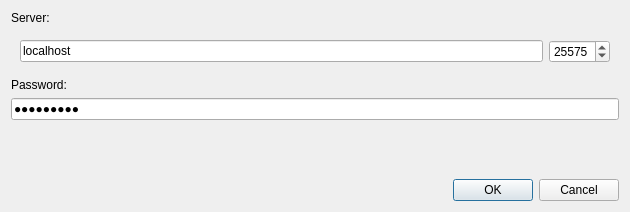
<?xml version="1.0" encoding="UTF-8"?>
<ui version="4.0">
 <class>ConnectDialog</class>
 <widget class="QDialog" name="ConnectDialog">
  <property name="geometry">
   <rect>
    <x>0</x>
    <y>0</y>
    <width>630</width>
    <height>212</height>
   </rect>
  </property>
  <property name="windowTitle">
   <string>Connect to a server</string>
  </property>
  <property name="windowIcon">
   <iconset resource="icons.qrc">
    <normaloff>:/favicon.ico</normaloff>:/favicon.ico</iconset>
  </property>
  <layout class="QVBoxLayout" name="verticalLayout">
   <item>
    <widget class="QLabel" name="label">
     <property name="text">
      <string>Server:</string>
     </property>
    </widget>
   </item>
   <item>
    <widget class="QWidget" name="widget" native="true">
     <layout class="QHBoxLayout" name="horizontalLayout">
      <item>
       <widget class="QLineEdit" name="lineEdit">
        <property name="text">
         <string>localhost</string>
        </property>
        <property name="placeholderText">
         <string/>
        </property>
       </widget>
      </item>
      <item>
       <widget class="QSpinBox" name="spinBox">
        <property name="maximum">
         <number>65535</number>
        </property>
        <property name="value">
         <number>25575</number>
        </property>
       </widget>
      </item>
     </layout>
    </widget>
   </item>
   <item>
    <widget class="QLabel" name="label_2">
     <property name="sizePolicy">
      <sizepolicy hsizetype="Preferred" vsizetype="Preferred">
       <horstretch>0</horstretch>
       <verstretch>0</verstretch>
      </sizepolicy>
     </property>
     <property name="text">
      <string>Password:</string>
     </property>
    </widget>
   </item>
   <item>
    <widget class="QLineEdit" name="lineEdit_3">
     <property name="text">
      <string>minecraft</string>
     </property>
     <property name="echoMode">
      <enum>QLineEdit::EchoMode::PasswordEchoOnEdit</enum>
     </property>
    </widget>
   </item>
   <item>
    <spacer name="verticalSpacer">
     <property name="orientation">
      <enum>Qt::Orientation::Vertical</enum>
     </property>
     <property name="sizeHint" stdset="0">
      <size>
       <width>20</width>
       <height>40</height>
      </size>
     </property>
    </spacer>
   </item>
   <item>
    <widget class="QDialogButtonBox" name="buttonBox">
     <property name="orientation">
      <enum>Qt::Orientation::Horizontal</enum>
     </property>
     <property name="standardButtons">
      <set>QDialogButtonBox::StandardButton::Cancel|QDialogButtonBox::StandardButton::Ok</set>
     </property>
    </widget>
   </item>
  </layout>
 </widget>
 <resources>
  <include location="icons.qrc"/>
 </resources>
 <connections>
  <connection>
   <sender>buttonBox</sender>
   <signal>accepted()</signal>
   <receiver>ConnectDialog</receiver>
   <slot>accept()</slot>
   <hints>
    <hint type="sourcelabel">
     <x>248</x>
     <y>254</y>
    </hint>
    <hint type="destinationlabel">
     <x>157</x>
     <y>274</y>
    </hint>
   </hints>
  </connection>
  <connection>
   <sender>buttonBox</sender>
   <signal>rejected()</signal>
   <receiver>ConnectDialog</receiver>
   <slot>reject()</slot>
   <hints>
    <hint type="sourcelabel">
     <x>316</x>
     <y>260</y>
    </hint>
    <hint type="destinationlabel">
     <x>286</x>
     <y>274</y>
    </hint>
   </hints>
  </connection>
 </connections>
</ui>
